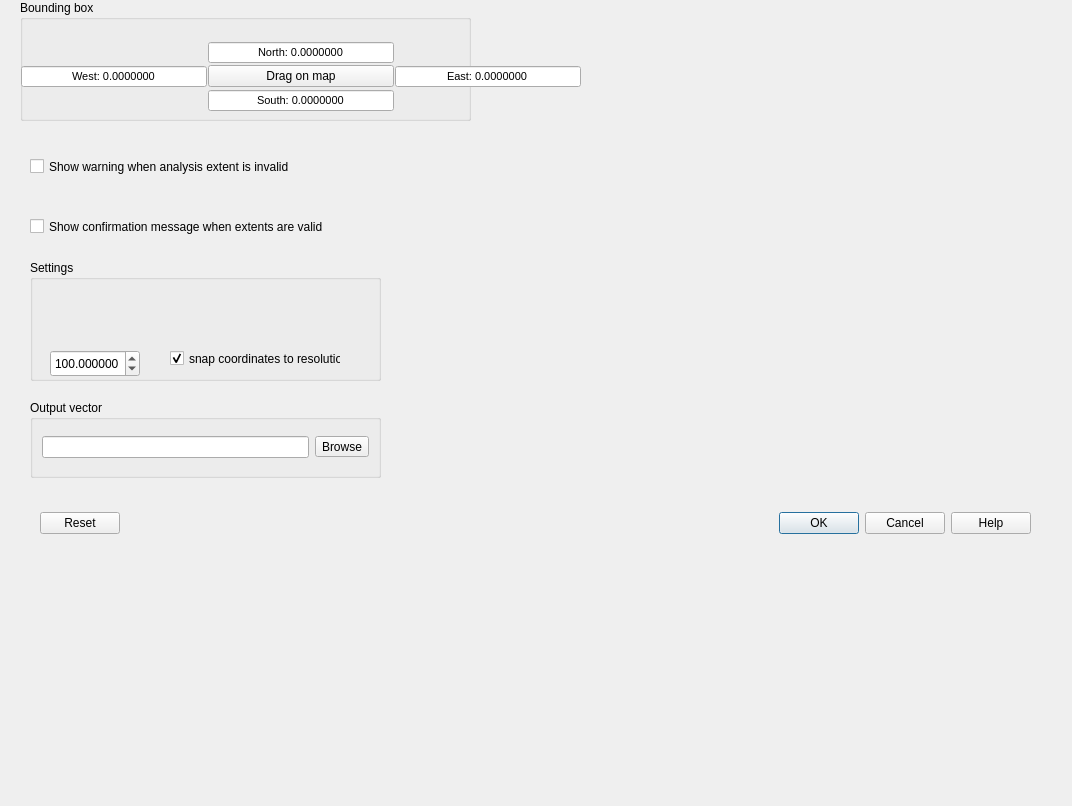
<?xml version="1.0" encoding="UTF-8"?>
<ui version="4.0">
 <class>OSM2DHydro_dialog_base</class>
 <widget class="QDialog" name="OSM2DHydro_dialog_base">
  <property name="geometry">
   <rect>
    <x>0</x>
    <y>0</y>
    <width>1072</width>
    <height>806</height>
   </rect>
  </property>
  <property name="windowTitle">
   <string>wflow tools</string>
  </property>
  <widget class="QWidget" name="verticalLayoutWidget">
   <property name="geometry">
    <rect>
     <x>20</x>
     <y>20</y>
     <width>562</width>
     <height>114</height>
    </rect>
   </property>
   <layout class="QVBoxLayout" name="verticalLayout_3">
    <item>
     <layout class="QGridLayout" name="gridLayout_2">
      <property name="sizeConstraint">
       <enum>QLayout::SetDefaultConstraint</enum>
      </property>
      <property name="margin">
       <number>1</number>
      </property>
      <property name="spacing">
       <number>1</number>
      </property>
      <item row="0" column="1">
       <widget class="QDoubleSpinBox" name="y_maximum">
        <property name="font">
         <font>
          <pointsize>8</pointsize>
         </font>
        </property>
        <property name="alignment">
         <set>Qt::AlignCenter</set>
        </property>
        <property name="buttonSymbols">
         <enum>QAbstractSpinBox::NoButtons</enum>
        </property>
        <property name="prefix">
         <string>North: </string>
        </property>
        <property name="decimals">
         <number>7</number>
        </property>
        <property name="minimum">
         <double>-999999999.000000000000000</double>
        </property>
        <property name="maximum">
         <double>999999999.000000000000000</double>
        </property>
       </widget>
      </item>
      <item row="1" column="0">
       <widget class="QDoubleSpinBox" name="x_maximum">
        <property name="font">
         <font>
          <pointsize>8</pointsize>
         </font>
        </property>
        <property name="alignment">
         <set>Qt::AlignCenter</set>
        </property>
        <property name="buttonSymbols">
         <enum>QAbstractSpinBox::NoButtons</enum>
        </property>
        <property name="prefix">
         <string>West: </string>
        </property>
        <property name="decimals">
         <number>7</number>
        </property>
        <property name="minimum">
         <double>-999999999.000000000000000</double>
        </property>
        <property name="maximum">
         <double>999999999.000000000000000</double>
        </property>
       </widget>
      </item>
      <item row="1" column="1">
       <widget class="QPushButton" name="capture_button">
        <property name="text">
         <string>Drag on map</string>
        </property>
       </widget>
      </item>
      <item row="1" column="2">
       <widget class="QDoubleSpinBox" name="x_minimum">
        <property name="font">
         <font>
          <pointsize>8</pointsize>
         </font>
        </property>
        <property name="alignment">
         <set>Qt::AlignCenter</set>
        </property>
        <property name="buttonSymbols">
         <enum>QAbstractSpinBox::NoButtons</enum>
        </property>
        <property name="prefix">
         <string>East: </string>
        </property>
        <property name="decimals">
         <number>7</number>
        </property>
        <property name="minimum">
         <double>-999999999.000000000000000</double>
        </property>
        <property name="maximum">
         <double>999999999.000000000000000</double>
        </property>
       </widget>
      </item>
      <item row="2" column="1">
       <widget class="QDoubleSpinBox" name="y_minimum">
        <property name="font">
         <font>
          <pointsize>8</pointsize>
         </font>
        </property>
        <property name="alignment">
         <set>Qt::AlignCenter</set>
        </property>
        <property name="buttonSymbols">
         <enum>QAbstractSpinBox::NoButtons</enum>
        </property>
        <property name="prefix">
         <string>South: </string>
        </property>
        <property name="decimals">
         <number>7</number>
        </property>
        <property name="minimum">
         <double>-999999999.000000000000000</double>
        </property>
        <property name="maximum">
         <double>999999999.000000000000000</double>
        </property>
       </widget>
      </item>
     </layout>
    </item>
   </layout>
  </widget>
  <widget class="QGroupBox" name="groupBox_2">
   <property name="geometry">
    <rect>
     <x>30</x>
     <y>400</y>
     <width>351</width>
     <height>78</height>
    </rect>
   </property>
   <property name="sizePolicy">
    <sizepolicy hsizetype="Preferred" vsizetype="Fixed">
     <horstretch>0</horstretch>
     <verstretch>0</verstretch>
    </sizepolicy>
   </property>
   <property name="title">
    <string>Output vector</string>
   </property>
   <layout class="QVBoxLayout">
    <item>
     <layout class="QHBoxLayout" name="_2">
      <item>
       <widget class="QLineEdit" name="outShape"/>
      </item>
      <item>
       <widget class="QToolButton" name="outButton">
        <property name="text">
         <string>Browse</string>
        </property>
       </widget>
      </item>
     </layout>
    </item>
   </layout>
  </widget>
  <widget class="QGroupBox" name="groupBox_3">
   <property name="geometry">
    <rect>
     <x>30</x>
     <y>260</y>
     <width>351</width>
     <height>121</height>
    </rect>
   </property>
   <property name="title">
    <string>Settings</string>
   </property>
   <widget class="QgsProjectionSelectionWidget" name="inputProjection" native="true">
    <property name="geometry">
     <rect>
      <x>20</x>
      <y>40</y>
      <width>321</width>
      <height>27</height>
     </rect>
    </property>
    <property name="layoutDirection">
     <enum>Qt::LeftToRight</enum>
    </property>
   </widget>
   <widget class="QgsDoubleSpinBox" name="inputResolution">
    <property name="geometry">
     <rect>
      <x>20</x>
      <y>90</y>
      <width>90</width>
      <height>27</height>
     </rect>
    </property>
    <property name="decimals">
     <number>6</number>
    </property>
    <property name="minimum">
     <double>0.000001000000000</double>
    </property>
    <property name="maximum">
     <double>999999999.000000000000000</double>
    </property>
    <property name="value">
     <double>100.000000000000000</double>
    </property>
   </widget>
   <widget class="QCheckBox" name="inputSnap">
    <property name="geometry">
     <rect>
      <x>140</x>
      <y>90</y>
      <width>171</width>
      <height>17</height>
     </rect>
    </property>
    <property name="text">
     <string>snap coordinates to resolution</string>
    </property>
    <property name="checkable">
     <bool>true</bool>
    </property>
    <property name="checked">
     <bool>true</bool>
    </property>
   </widget>
  </widget>
  <widget class="QGroupBox" name="groupBox_4">
   <property name="geometry">
    <rect>
     <x>20</x>
     <y>0</y>
     <width>451</width>
     <height>121</height>
    </rect>
   </property>
   <property name="sizePolicy">
    <sizepolicy hsizetype="Preferred" vsizetype="Fixed">
     <horstretch>0</horstretch>
     <verstretch>0</verstretch>
    </sizepolicy>
   </property>
   <property name="title">
    <string>Bounding box</string>
   </property>
   <layout class="QVBoxLayout" name="_3"/>
  </widget>
  <widget class="QDialogButtonBox" name="button_box_2">
   <property name="geometry">
    <rect>
     <x>40</x>
     <y>500</y>
     <width>991</width>
     <height>46</height>
    </rect>
   </property>
   <property name="standardButtons">
    <set>QDialogButtonBox::Cancel|QDialogButtonBox::Help|QDialogButtonBox::Ok|QDialogButtonBox::Reset</set>
   </property>
  </widget>
  <widget class="QCheckBox" name="show_warnings">
   <property name="geometry">
    <rect>
     <x>30</x>
     <y>150</y>
     <width>1031</width>
     <height>33</height>
    </rect>
   </property>
   <property name="text">
    <string>Show warning when analysis extent is invalid</string>
   </property>
  </widget>
  <widget class="QCheckBox" name="show_confirmations">
   <property name="geometry">
    <rect>
     <x>30</x>
     <y>210</y>
     <width>1031</width>
     <height>33</height>
    </rect>
   </property>
   <property name="text">
    <string>Show confirmation message when extents are valid</string>
   </property>
  </widget>
  <zorder>groupBox_4</zorder>
  <zorder>verticalLayoutWidget</zorder>
  <zorder>groupBox_2</zorder>
  <zorder>groupBox_3</zorder>
  <zorder>button_box_2</zorder>
  <zorder>show_warnings</zorder>
  <zorder>show_confirmations</zorder>
 </widget>
 <customwidgets>
  <customwidget>
   <class>QgsDoubleSpinBox</class>
   <extends>QDoubleSpinBox</extends>
   <header>qgis.gui</header>
  </customwidget>
  <customwidget>
   <class>QgsProjectionSelectionWidget</class>
   <extends>QWidget</extends>
   <header>qgis.gui</header>
  </customwidget>
 </customwidgets>
 <tabstops>
  <tabstop>inputResolution</tabstop>
  <tabstop>inputSnap</tabstop>
  <tabstop>inputProjection</tabstop>
  <tabstop>outShape</tabstop>
  <tabstop>outButton</tabstop>
 </tabstops>
 <resources/>
 <connections/>
</ui>
